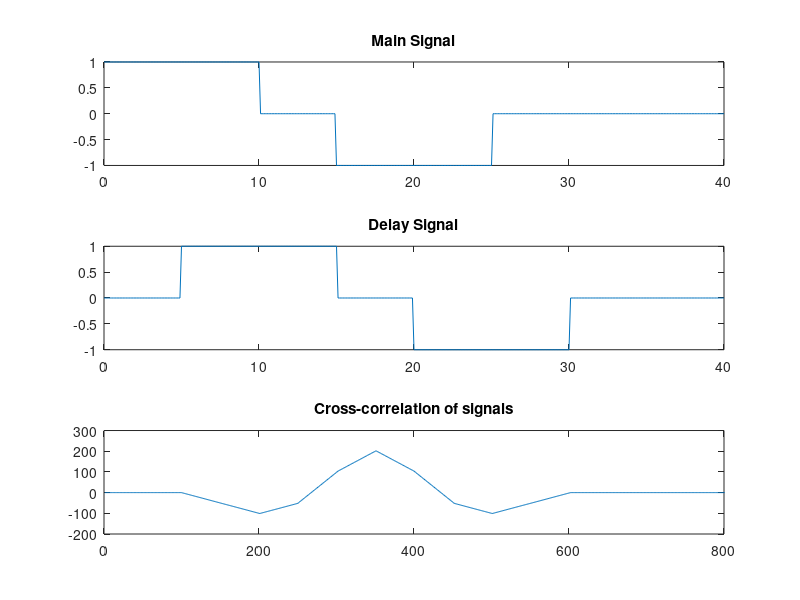

Write MATLAB code to recreate this figure.
 clc
 clear all
 t=0:0.1:40
 x1=(t>=0 & t<=10);
 x2=(t>=10 & t<=15);
 x3=(t>=15 & t<=25);
 x4=(t>=25 & t<=40);
 signal1 = 1*x1+0*x2-1*x3+0*x4;
 subplot(3,1,1);
 plot(t,signal1);
 title('Main Signal');
 delay = 5;
 x5=(t>=0+delay & t<=10+delay);
 x6=(t>=10+delay & t<=15+delay);
 x7=(t>=15+delay & t<=25+delay);
 x8=(t>=25+delay & t<=40+delay);
 signal2 = 1*x5+0*x6-1*x7+0*x8;
 subplot(3,1,2);
 plot(t,signal2);
 title('Delay Signal');
 signal3 = xcorr(signal1,signal2);
 subplot(3,1,3);
 plot(signal3);
 xlim([0 800]);
 title('Cross-correlation of signals');
 [~, max_index] = max(signal3);
 delay_time =(length(signal1)-max_index);
 disp('Delay Time: ');
 disp(delay_time*0.1);